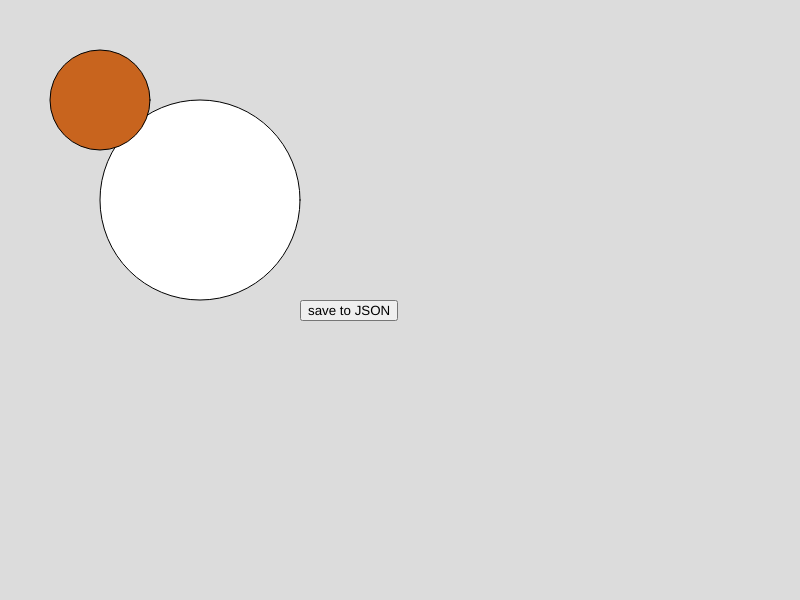
Frame 1 (no input)
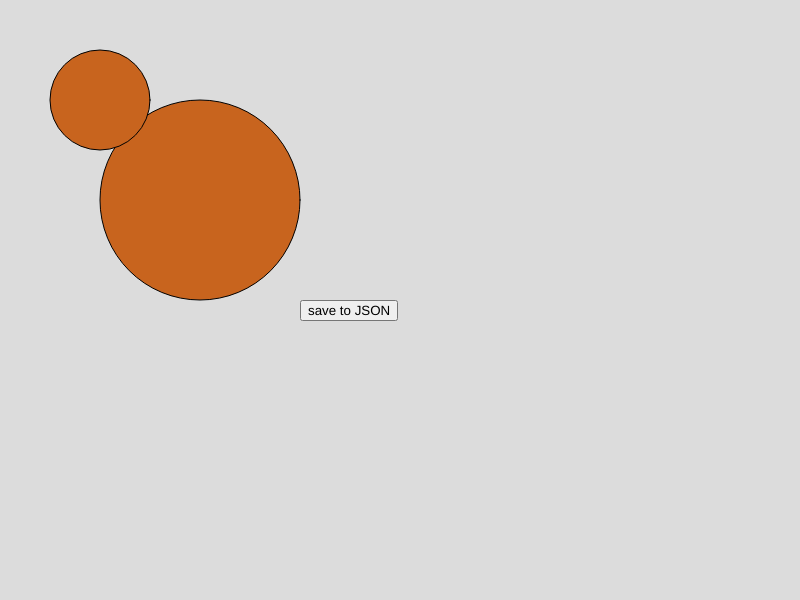
Frame 60 (no input)
Frame 120 (the mouse pressed at the canvas centre since frame 60): identical to frame 60, image omitted

The p5.js sketch that drew these frames (run headless with seeded random() and noise() and a simulated clock; from frame 60 on, the mouse is pressed at the canvas centre):

// p5.js sketch
// ── sketch.js
let saveButton;

function setup() {
    createCanvas(800, 600);
    saveButton = createButton("save to JSON");
    saveButton.position(300,300);
    saveButton.mousePressed(startSaving());
}

function startSaving() {
console.log("JSON saved");
}

function draw() {
    background(220);
    circle(200,200,200);
    fill(200,100,30);
    circle(100,100, 100);
}
